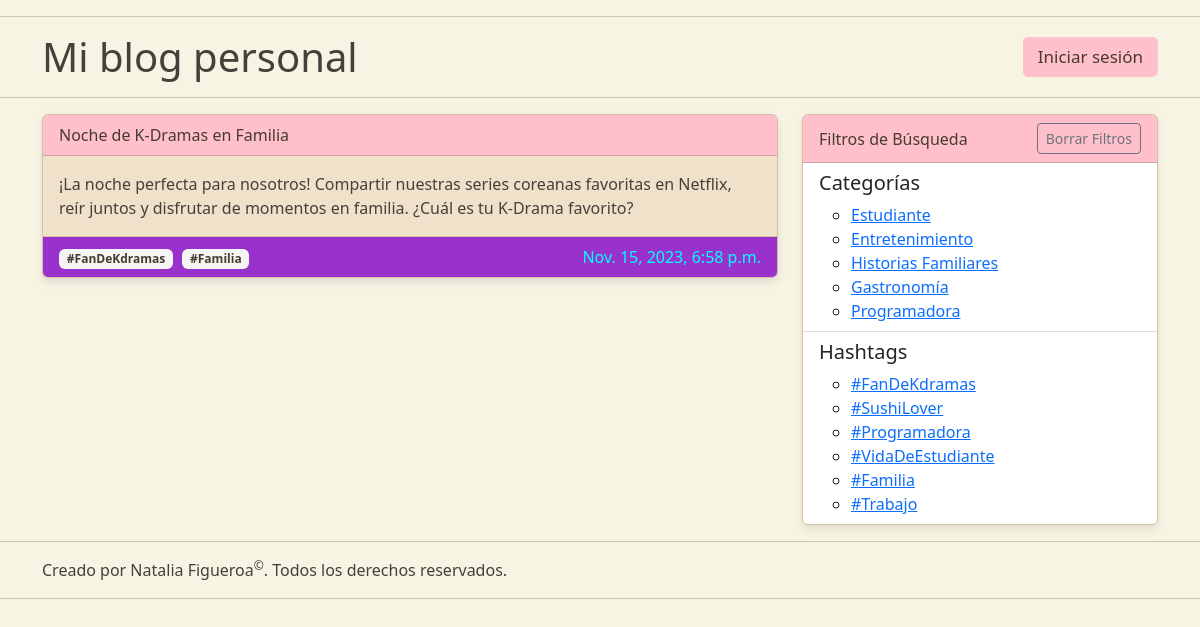
The app's page /?hashtag=#FanDeKdramas with its own data.
### blog/models.py (models this page shows, shortened)
class Post (models.Model):
    id = models.IntegerField(primary_key=True, auto_created=True)
    titulo = models.CharField(max_length=200)
    texto = models.TextField()
    fecha = models.DateTimeField(default=timezone.now)
    autor = models.ForeignKey(User, on_delete=models.CASCADE)
    categoria = models.ForeignKey(Category, on_delete=models.CASCADE)
    etiquetas = models.ManyToManyField(Hashtag)

class Hashtag(models.Model):
    id = models.IntegerField(primary_key=True, auto_created=True)
    nombre = models.CharField(max_length=200)

class Category(models.Model):
    id = models.IntegerField(primary_key=True, auto_created=True)
    nombre = models.CharField(max_length=200)

### blog/views.py (the view)
# urls.py: path('', views.index),
def index(request):
    categorias = Category.objects.all()
    hashtags = Hashtag.objects.all()
    categoria_seleccionada = request.GET.get('categoria')
    hashtag_seleccionado = request.GET.get('hashtag')
    publicaciones = Post.objects.all().order_by('-fecha')
    if categoria_seleccionada:
        print("Categoría seleccionada:", categoria_seleccionada)
        publicaciones = publicaciones.filter(categoria__nombre=categoria_seleccionada)
    if hashtag_seleccionado:
        publicaciones = publicaciones.filter(etiquetas__nombre=hashtag_seleccionado)
    context = {
        'publicaciones': publicaciones,
        'categorias': categorias,
        'hashtags': hashtags,
    }
    return render(request, 'blog.html', context)

### blog/templates/blog.html (shortened to what this page needs)
{% load static %}
<!DOCTYPE html>
<html lang="es">
<head>
    <link rel="stylesheet" href="https://cdn.jsdelivr.net/npm/bootstrap@5.2.3/dist/css/bootstrap.min.css"
>
    <link rel="stylesheet" href="https://cdnjs.cloudflare.com/ajax/libs/font-awesome/6.4.2/css/all.min.css"
 />
    <link rel="stylesheet" href="{% static 'styles.css' %}">
</head>
<body>
    <hr class="hr" />
    <div class="container">
        <h1 class="d-flex justify-content-between align-items-center">
            <span>
                {% block title %}
                Mi blog personal
                {% endblock %}
            </span>
            <a class="login-button" href="http://127.0.0.1:8000/admin/">Iniciar sesión</a>
        </h1>
    </div>
    <hr class="hr" />
    <div class="container">
        <div class="row">
            <div class="col-md-8">
                {% block content %}
                {% if publicaciones %}
                {% for publicacion in publicaciones %}
                <div class="card">
                    <div class="card-header">
                        {{ publicacion.titulo }}
                    </div>
                    <div class="card-body">
                        <p class="card-text">{{ publicacion.texto }}</p>
                    </div>
                    <div class="card-footer text-body-secondary">
                        {% for hashtag in publicacion.etiquetas.all %}
                        <span class="badge bg-primary">{{ hashtag.nombre }}</span>
                        {% endfor %}
                        <div class="float-end" id="fecha">
                            {{ publicacion.fecha }}
                        </div>
                    </div>
                </div>
                <br />
                {% endfor %}
                {% else %}
                <b>No hay publicaciones disponibles</b>
                {% endif %}
                {% endblock %}
            </div>
            <div class="col-md-4">
                <div class="card">
                    <div class="card-header d-flex justify-content-between align-items-center">
                        <span>Filtros de Búsqueda</span>
                        <a href="?" class="btn btn-outline-secondary btn-sm">Borrar Filtros</a>
                    </div>
                    <ul class="list-group list-group-flush">
                        <li class="list-group-item">
                            <h5>Categorías</h5>
                            <ul>
                                {% for categoria in categorias %}
                                    <li><a href="?categoria={{ categoria.nombre }}">{{ categoria.nombre }}</a></li>
                                {% endfor %}
                            </ul>
                        </li>
                        <li class="list-group-item">
                            <h5>Hashtags</h5>
                            <ul>
                                {% for hashtag in hashtags %}
                                    <li><a href="?hashtag={{ hashtag.nombre|urlencode }}">{{ hashtag.nombre }}</a></li>
                                {% endfor %}
                            </ul>
                        </li>
                    </ul>
                </div>
            </div>
        </div>
    </div>
    <hr class="hr" />
    <div class="container">
        {% block footer %}
        Creado por Natalia Figueroa<sup>&copy;</sup>. Todos los derechos reservados.
        {% endblock %}
    </div>
    <hr class="hr" />
</body>
</html>

### blog/static/styles.css (style rules this page uses)
body { background-color: #f8f4e4; color: #463f3a; }
.card { background-color: #f0e1cb; border: 1px solid #d4c0a1; box-shadow: 0 4px 8px rgba(0, 0, 0, 0.1); }
.card-header { background-color: pink; color: #473b2c; }
.card-footer { background-color: darkorchid; color: #473b2c; border-top: 1px solid #d4c0a1; }
.badge.bg-primary { background-color: #e7c18c; color: #473b2c; margin-right: 5px; }
.card-footer .badge.bg-primary { background-color: #e7c18c; color: #473b2c; margin-right: 5px; }
.login-button { background-color: pink; font-size: 17px; color: #473b2c; border: none; padding: 10px 15px; cursor: pointer; border-radius: 5px; margin-left: auto; }
.container h1 a.login-button { text-decoration: none; }
.card-footer .badge.bg-primary { background-color: whitesmoke !important;; color: #473b2c; }
#fecha { color: aqua; }

### records on screen
Post: titulo "Noche de K-Dramas en Familia", texto "¡La noche perfecta para nosotros! Compartir nuestras series coreanas favoritas en Netflix, reír juntos y disfrutar de momentos en familia. ¿Cuál es tu K-Drama favorito?", fecha "Nov. 15, 2023, 6:58 p.m."
Hashtag: nombre "#FanDeKdramas"
Hashtag: nombre "#Familia"
Category: nombre "Estudiante"
Category: nombre "Entretenimiento"
Category: nombre "Historias Familiares"
Category: nombre "Gastronomía"
Category: nombre "Programadora"
Hashtag: nombre "#SushiLover"
Hashtag: nombre "#Programadora"
Hashtag: nombre "#VidaDeEstudiante"
Hashtag: nombre "#Trabajo"
